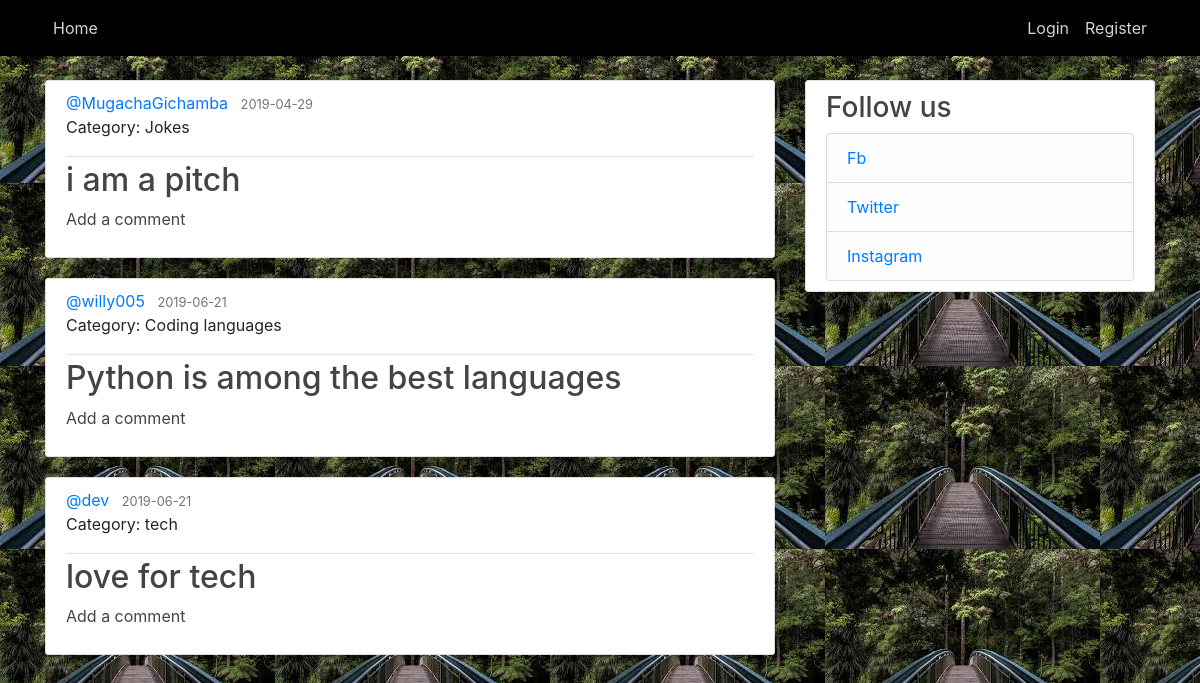
Page /home on the earlier database version.
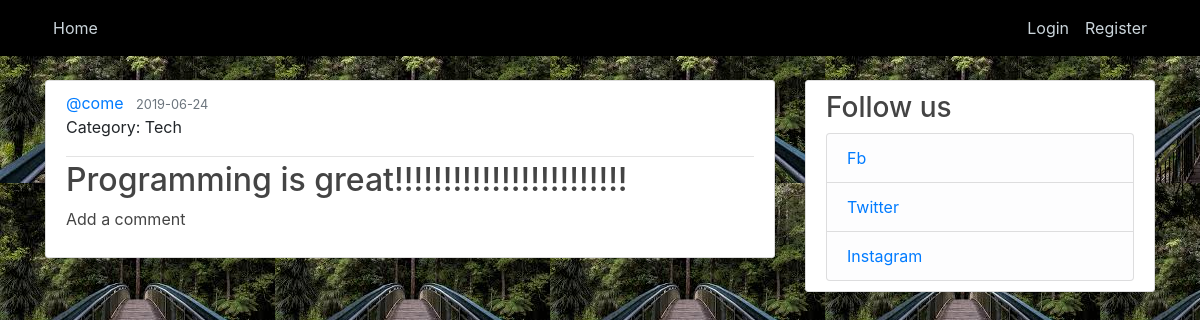
Same page on the later database version.
### piches/models.py (models this page shows, shortened)
class Pitch(db.Model):
    id = db.Column(db.Integer, primary_key=True)
    category = db.Column(db.String(200), nullable=False)
    pitch = db.Column(db.String(200), nullable=False)
    date_posted = db.Column(db.DateTime, nullable=False, default=datetime.utcnow)
    user_id = db.Column(db.Integer, db.ForeignKey('user.id'), nullable=False)
    comments = db.relationship('Comment', backref='commenter', lazy=True)

class User(db.Model, UserMixin):
    id = db.Column(db.Integer, primary_key=True)
    username = db.Column(db.String(20), unique=True, nullable=False)
    email = db.Column(db.String(120), unique=True, nullable=False)
    image_file = db.Column(db.String(20), nullable=False, default='default.jpg')
    password = db.Column(db.String(60), nullable=False)
    pitches = db.relationship('Pitch', backref='author', lazy=True)

### piches/routes.py (the view)
@app.route('/')
@app.route('/home')
def home():
    pitches = Pitch.query.all()
    return render_template('home.html', pitches=pitches, title="Home")

### piches/templates/home.html
{% extends 'layout.html' %}
{% block content %}
    {% for pitch in pitches %}
        <article class="media content-section">
            <div class="media-body">
                <div class="article-metadata">
                    <a class="mr-2" href="#">@{{ pitch.author.username }}</a>
                    <small class="text-muted">{{ pitch.date_posted.strftime('%Y-%m-%d') }}</small>
                    <p class="article-content">Category: {{ pitch.category }}</p>
                </div>
                <h2><a class="article-title" href="#">{{ pitch.pitch }}</a></h2>
                <p><a class="article-title" href="{{ url_for('new_comment', pitch_id=pitch.id) }}">Add a comment</a></p>
            </div>
        </article>
    {% endfor %}
{% endblock content %}

### piches/templates/layout.html (shortened to what this page needs)
<!DOCTYPE html>
<html lang="en">
<head>
    <link rel="stylesheet" href="https://maxcdn.bootstrapcdn.com/bootstrap/4.0.0/css/bootstrap.min.css"
>
    <link rel="stylesheet" type="text/css" href="{{ url_for('static', filename='main.css') }}">
</head>
<body style=" background-image: url(../static/profile/images.jpeg);">
<header class="site-header">
    <nav class="navbar navbar-expand-md navbar-dark fixed-top" style="background-color: black">
        <div class="container">
            <div class="collapse navbar-collapse" id="navbarToggle">
                <div class="navbar-nav mr-auto">
                    <a class="nav-item nav-link" href="{{ url_for('home') }}">Home</a>
                </div>
                <div class="navbar-nav">
                    {% if current_user.is_authenticated %}
                        <a class="nav-item nav-link" href="{{ url_for('profile') }}">Profile</a>
                        <a class="nav-item nav-link" href="{{ url_for('new_pitch') }}">Post</a>
                        <a class="nav-item nav-link" href="{{ url_for('categories') }}">Categories</a>
                        <a class="nav-item nav-link" href="{{ url_for('logout') }}">Logout</a>
                    {% else %}
                        <a class="nav-item nav-link" href="{{ url_for('login') }}">Login</a>
                        <a class="nav-item nav-link" href="{{ url_for('register') }}">Register</a>
                    {% endif %}
                </div>
            </div>
        </div>
    </nav>
</header>
<main role="main" class="container">
    <div class="row">
        <div class="col-md-8">
            {% block content %}{% endblock %}
        </div>
        <div class="col-md-4">
            <div class="content-section">
                <h3>Follow us</h3>
                <ul class="list-group">
                    <li class="list-group-item list-group-item-light">
                        <a href="https://www.facebook.com/">Fb</a>
                    </li>
                    <li class="list-group-item list-group-item-light">
                        <a href="https://twitter.com/login">Twitter</a>
                    </li>
                    <li class="list-group-item list-group-item-light">
                        <a href="https://www.instagram.com/accounts/login/?hl=en">Instagram</a>
                    </li>
                </ul>
            </div>
        </div>
    </div>
</main>
</body>
</html>

### piches/static/main.css (style rules this page uses)
body { background: #fafafa; margin-top: 5rem; }
h1, h2, h3, h4, h5, h6 { color: #444444; }
.site-header .navbar-nav .nav-link { color: #cbd5db; }
.content-section { background: #ffffff; padding: 10px 20px; border: 1px solid #dddddd; border-radius: 3px; margin-bottom: 20px; }
.article-title { color: #444444; }
.article-content { white-space: pre-line; }
.article-metadata { padding-bottom: 1px; margin-bottom: 4px; border-bottom: 1px solid #e3e3e3 }

Differences in the rows shown:
removed Pitch: author.username "MugachaGichamba", date_posted "2019-04-29", category "Jokes", pitch "i am a pitch"
removed Pitch: author.username "willy005", date_posted "2019-06-21", category "Coding languages", pitch "Python is among the best languages"
removed Pitch: author.username "dev", date_posted "2019-06-21", category "tech", pitch "love for tech"
added Pitch: author.username "come", date_posted "2019-06-24", category "Tech", pitch "Programming is great!!!!!!!!!!!!!!!!!!!!!!!!"
